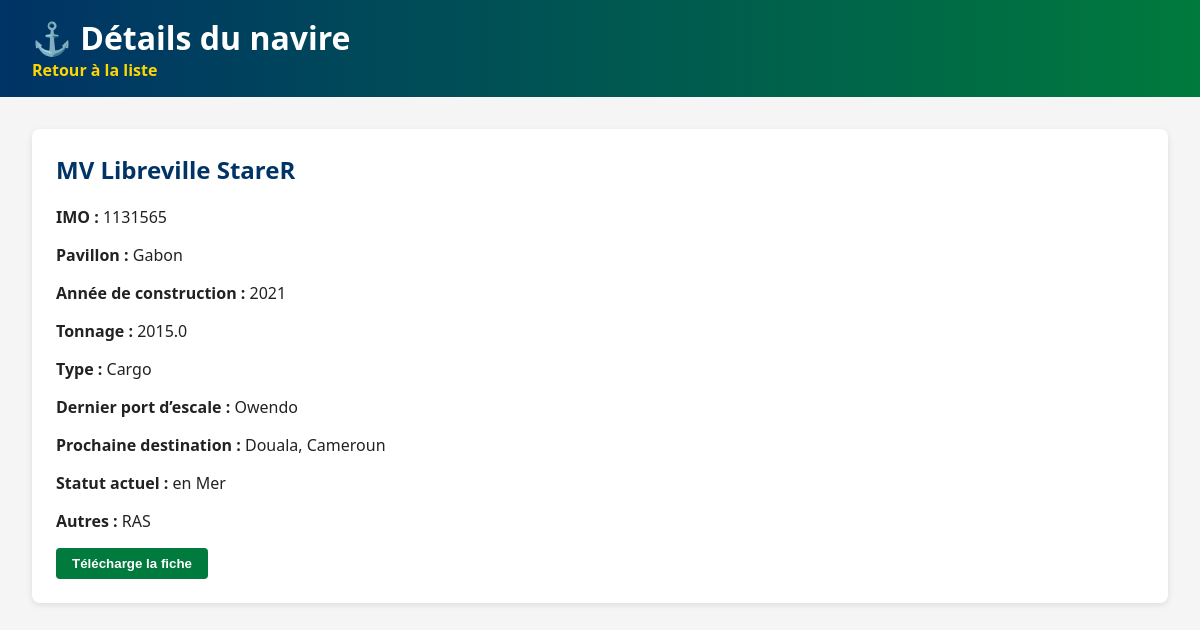
/navires/1, run on the app's committed database.
### app/models.py (models this page shows)
class Navire(Base):
    __tablename__ = "navires"
    id = Column(Integer, primary_key=True, index=True)
    imo = Column(String(50), unique=True, nullable=False)
    nom = Column(String(255), nullable=False)
    pavillon = Column(String(100), nullable=True)
    annee_construction = Column(Integer, nullable=True)
    tonnage = Column(Float, nullable=True)
    type = Column(String(100), nullable=True)
    dernier_port = Column(String(100), nullable=True)
    prochaine_destination = Column(String(100), nullable=True)
    statut_actuel = Column(String(100), nullable=True)
    autres = Column(Text, nullable=True)

### app/main.py (the view)
@app.get("/navires/{navire_id}", response_class=HTMLResponse)
def navire_detail(navire_id: int, request: Request, db: Session = Depends(get_db)):
    navire = db.query(models.Navire).filter(models.Navire.id == navire_id).first()
    if not navire:
        return HTMLResponse(content="<h1>Navire introuvable</h1>", status_code=404)
    return templates.TemplateResponse("navire_detail.html", {"request": request, "navire": navire})

### app/templates/navire_detail.html (shortened to what this page needs)
<!DOCTYPE html>
<html lang="fr">
<head>
  <link rel="stylesheet" href="/static/style.css">
</head>
<body>
  <header>
    <h1>Détails du navire</h1>
    <nav><a href="/navires">Retour à la liste</a></nav>
  </header>
  <section class="card">
    <h2>{{ navire.nom }}</h2>
    <p><strong>IMO :</strong> {{ navire.imo }}</p>
    <p><strong>Pavillon :</strong> {{ navire.pavillon if navire.pavillon else "N/A" }}</p>
    <p><strong>Année de construction :</strong> {{ navire.annee_construction if navire.annee_construction else "N/A" }}</p>
    <p><strong>Tonnage :</strong> {{ navire.tonnage if navire.tonnage else "N/A" }}</p>
    <p><strong>Type :</strong> {{ navire.type if navire.type else "N/A" }}</p>
    <p><strong>Dernier port d’escale :</strong> {{ navire.dernier_port if navire.dernier_port else "N/A" }}</p>
    <p><strong>Prochaine destination :</strong> {{ navire.prochaine_destination if navire.prochaine_destination else "N/A" }}</p>
    <p><strong>Statut actuel :</strong> {{ navire.statut_actuel if navire.statut_actuel else "N/A" }}</p>
    <p><strong>Autres :</strong> {{ navire.autres if navire.autres else "N/A" }}</p>
    <form action="/navires/{{ navire.id }}/download" method="get" style="margin-top:15px;">
      <button type="submit">Télécharge la fiche</button>
    </form>
  </section>
</body>
</html>

### app/static/style.css (style rules this page uses)
:root { --marine-blue: #003366; --marine-green: #007A3D; --marine-gold: #FFD700; --marine-light: #F5F5F5; --text-dark: #222; --text-light: #fff; --card-shadow: rgba(0, 0, 0, 0.1); }
body { margin: 0; font-family: "Segoe UI", "Roboto", sans-serif; background-color: var(--marine-light); color: var(--text-dark); }
header { background: linear-gradient(to right, var(--marine-blue), var(--marine-green)); color: var(--text-light); padding: 1rem 2rem; display: flex; flex-direction: column; align-items: flex-start; }
header h1::before { content: "⚓ "; }
header h1 { margin: 0; font-size: 2rem; }
nav { display: flex; gap: 1rem; flex-wrap: wrap; }
nav a { color: var(--marine-gold); text-decoration: none; font-weight: bold; transition: color 0.3s ease; }
.card { background-color: white; margin: 2rem; padding: 1.5rem; border-radius: 8px; box-shadow: 0 2px 6px var(--card-shadow); }
h2 { color: var(--marine-blue); margin-top: 0; }
button { background-color: var(--marine-green); color: var(--text-light); border: none; padding: 0.5rem 1rem; border-radius: 4px; cursor: pointer; font-weight: bold; transition: background-color 0.3s ease; }

### data on the page
Navire: nom "MV Libreville StareR", imo "1131565", pavillon "Gabon", annee_construction "2021", tonnage "2015.0", type "Cargo", dernier_port "Owendo", prochaine_destination "Douala, Cameroun", statut_actuel "en Mer", autres "RAS"
